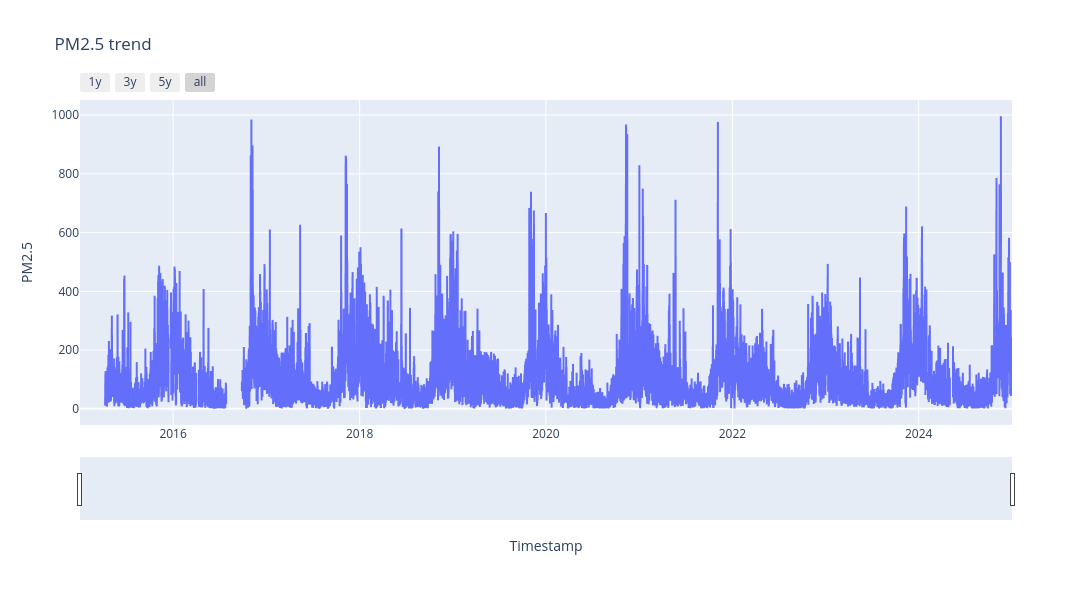

Notebook source saved alongside this figure:
### Code cell
# PM2.5 trend
fig = px.line(df, x='Timestamp', y='PM2.5', title='PM2.5 trend')

fig.update_xaxes(
    rangeslider_visible = True,
    rangeselector=dict(
        buttons=list([
            dict(count=1, label='1y', step='year', stepmode='backward'),
            dict(count=2, label='3y', step='year', stepmode='backward'),
            dict(count=3, label='5y', step='year', stepmode='backward'),
            dict(step='all')
        ])
    )
)

fig.update_layout(
    width=1200,   # try 1000–1600 depending on your screen
    height=600
)
fig.show()

### Figure 1 — Plotly figure (JSON) as saved in the notebook; plotly's stock layout.template omitted (floating-point values rounded to 4 significant figures; data arrays with more than 128 entries replaced by an {"elided": "..."} marker saying what was removed)
{"data": [{"hovertemplate": "Timestamp=%{x}<br>PM2.5=%{y}<extra></extra>", "legendgroup": "", "line": {"color": "#636efa", "dash": "solid"}, "marker": {"symbol": "circle"}, "mode": "lines", "name": "", "showlegend": false, "type": "scattergl", "x": {"elided": "87672 str values"}, "xaxis": "x", "y": {"elided": "87672 float values"}, "yaxis": "y"}], "layout": {"height": 600, "legend": {"tracegroupgap": 0}, "title": {"text": "PM2.5 trend"}, "width": 1200, "xaxis": {"anchor": "y", "domain": [0, 1], "rangeselector": {"buttons": [{"count": 1, "label": "1y", "step": "year", "stepmode": "backward"}, {"count": 2, "label": "3y", "step": "year", "stepmode": "backward"}, {"count": 3, "label": "5y", "step": "year", "stepmode": "backward"}, {"step": "all"}]}, "rangeslider": {"visible": true}, "title": {"text": "Timestamp"}}, "yaxis": {"anchor": "x", "domain": [0, 1], "title": {"text": "PM2.5"}}}}
